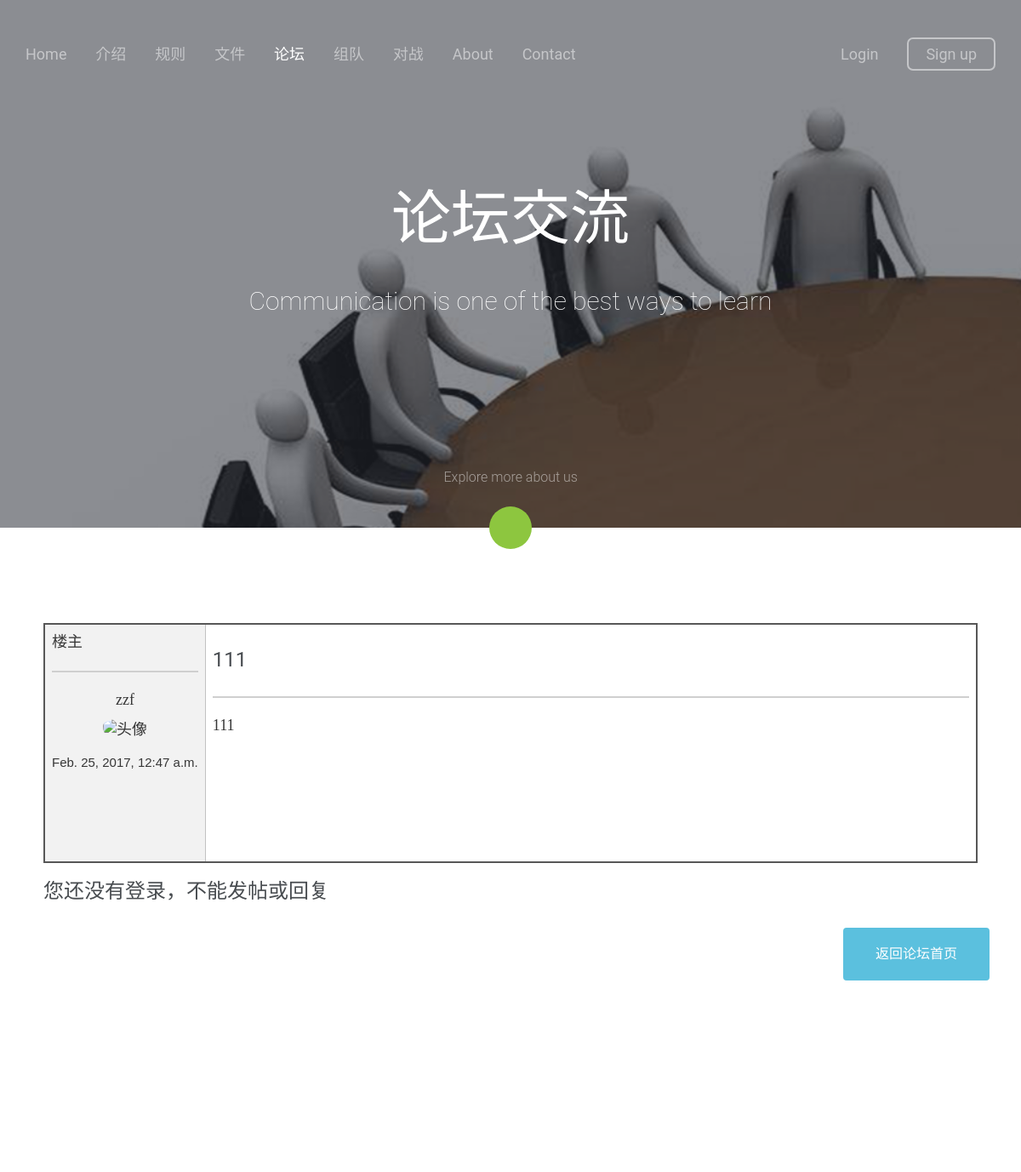
Page /forum_content/2 on the earlier database version.
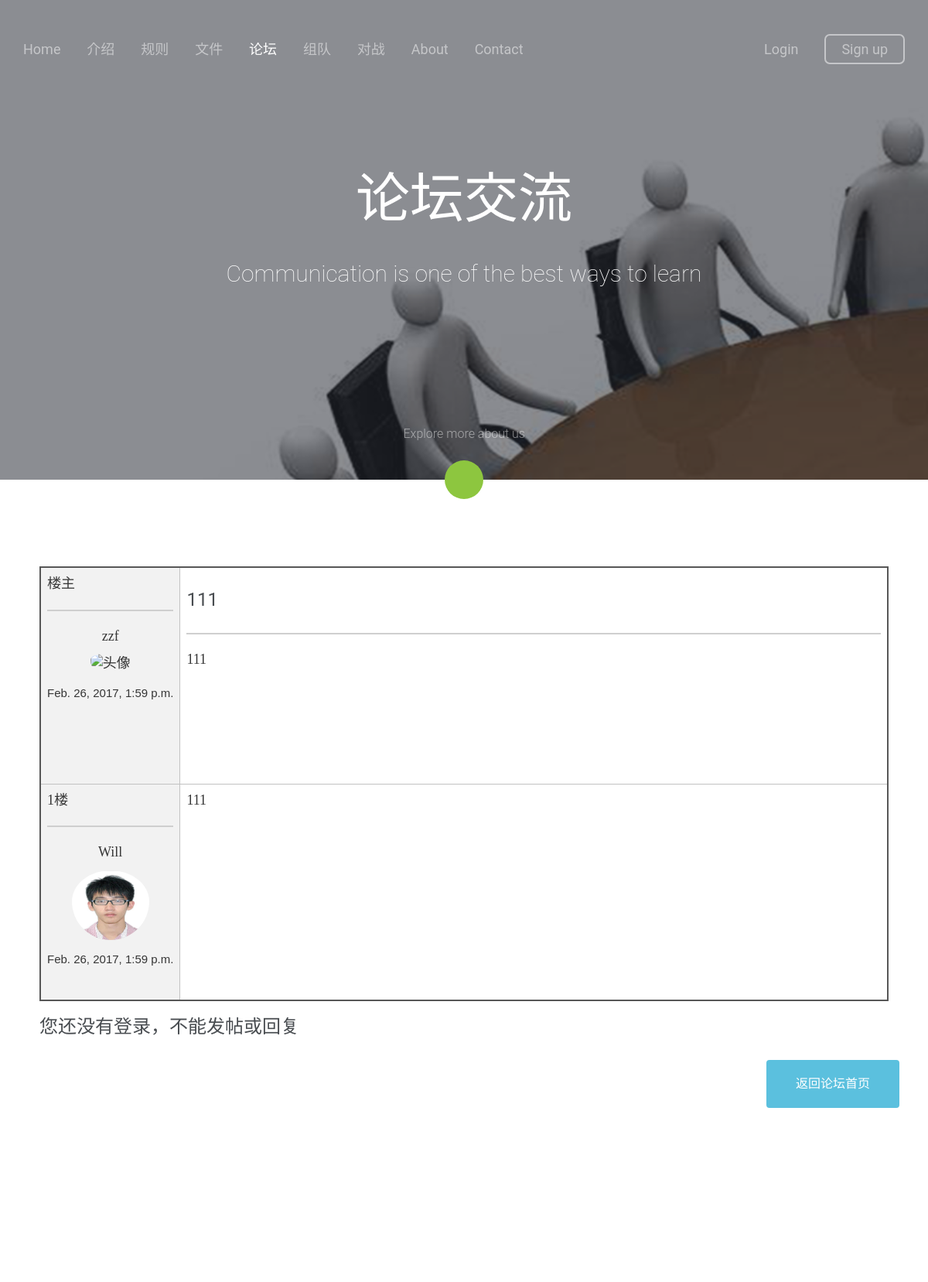
Same page on the later database version.
### forum/models.py (models this page shows, shortened)
class Post(models.Model):
	Category_List=(
		('1','赛事公告'),
		('2','技术讨论'),
		('3','bug汇报'),
		)
	title = models.CharField(u'评论标题',max_length=100)
	timestamp = models.DateTimeField(auto_now=True)
	content = models.TextField(u'内容',blank=True, null=True)
	sender = models.ForeignKey(User,on_delete=models.CASCADE)
	category = models.CharField(max_length = 1,default=1,choices=Category_List)
	priority = models.IntegerField(default=1000,verbose_name="优先级")

class Comment(models.Model):
	post = models.ForeignKey(Post,related_name='p_comment')
	content= models.TextField(max_length=1000)
	replytime = models.DateTimeField(auto_now=True)
	replier = models.ForeignKey(User,null=True,on_delete=models.CASCADE)

### forum/views.py (the view)
# urls.py: url(r'^forum_content/(?P<id>[0-9]+)',views.forum_content),
def forum_content(request,id):
	try:
		post = Post.objects.get(id=int(id))
	except:
		HttpResponseRedirect('/forum_index')
	delete_id = request.POST.get('delete_id','')
	try:
		delcomment = Comment.objects.get(id=int(delete_id))
		delcomment.post.save()
		delcomment.delete()
	except Exception:
		pass
	if 	request.user.is_authenticated() :
		if request.method=='POST':
			form = CommentForm(request.POST)
			if form.is_valid():
				cd = form.cleaned_data
				comment = Comment(content=cd['comment'],post = Post.objects.get(id=int(id)),replier=request.user)
				comment.save()
				comment.post.save()
			else:
				form = CommentForm()
		commentlist = post.p_comment.all()
		print(1)
		return render(request,'forum_content.html',{'post':post,'commentlist':commentlist})
	else:
		commentlist = post.p_comment.all()
		return render(request,'forum_content.html',{'post':post,'commentlist':commentlist})

### forum/templates/forum_content.html (shortened to what this page needs)
{% load static %}
<!DOCTYPE html>
 <html class="no-js">
	<head>
	<link rel="stylesheet" href="{% static 'css/animate.css' %}">
	<link rel="stylesheet" href="{% static 'css/flexslider.css' %}">
	<link rel="stylesheet" href="{% static 'css/icomoon.css' %}">
	<link rel="stylesheet" href="{% static 'css/bootstrap.css' %}">
	<link rel="stylesheet" href="{% static 'css/style.css' %}">
	</head>
	<body>
	<div id="ts-page">
		<section id="ts-header">
			<div class="container">
				<nav role="navigation">
					<ul class="pull-left left-menu">
						<li><a href="{% url 'index:index' %}">Home</a></li>
						<li><a href="{% url 'index:intro' %}">介绍</a></li>
						<li><a href="{% url 'index:rule' %}">规则</a></li>
						<li><a href="{% url 'file:notice' %}">文件</a></li>
						<li class="active"><a href="{% url 'forum:forum_index' %}">论坛</a></li>
						<li><a href="{% url 'teams:index' %}">组队</a></li>
						<li><a href="{% url 'fight:index' %}">对战</a></li>
						<li><a href="https://www.eesast.com">About</a></li>
						<li><a href="{% url 'contact:contact' %}">Contact</a></li>
					</ul>
					<ul class="pull-right right-menu">
						<li><a href="{% url 'login:login' %}">Login</a></li>
						<li class="ts-cta-btn"><a href="https://www.eesast.com/account/simplesignup">Sign up</a></li>
					</ul>
				</nav>
			</div>
		</section>
		<section id="ts-hero" class="no-js-fullheight" style="background-image: url({% static 'images/forum_full.jpg' %});" data-next="yes">
			<div class="ts-overlay"></div>
			<div class="container">
				<div class="ts-intro no-js-fullheight">
					<div class="ts-intro-text">
						<div class="ts-center-position">
							<h2 class="animate-box">论坛交流</h2>
							<h3 class="animate-box">Communication is one of the best ways to learn</h3>
						</div>
					</div>
				</div>
			</div>
			<div class="ts-learn-more animate-box">
				<a href="#" class="scroll-btn">
					<span class="text">Explore more about us</span>
					<span class="arrow"><i class="icon-chevron-down"></i></span>
				</a>
			</div>
		</section>
		<section id="ts-about">
			<div class="container" style="width:94%">
				<div class="row">
					<div class="col-md-12">
						<table class="table table-bordered table-content">
							<thead>
								<tr>
									<td style="background-color:#F2F2F2; font-family:SimHei; white-space:nowrap; width:12%; ">楼主<hr>
									<div style="text-align:center;">
									{{post.sender}}<br>
									<img src="{{post.sender.profile.image.url}}" alt="头像" style="width:100px; height:100px; border-radius:100px; padding-top:10px;"></img>
									<p style="margin-top:14px; font-size:15px; font-family: Arial;">{{post.timestamp}}</p>
									</div>
									</td>
									<td>
										<h3 style="margin-top:20px;">{{post.title}}</h3>
										<hr>
										<p>{{post.content}}</p>
									</td>
								</tr>
							</thead>
							<tbody>
								{% if commentlist %}
								{% for comment in commentlist %}
								<tr>
									<td style="background-color:#F2F2F2; font-family:SimHei; white-space:nowrap;">1楼 <hr><div style="text-align:center;">
									{{comment.replier}}<br>
									<img src="{{comment.replier.profile.image.url}}" alt="头像" style="width:100px; height:100px; border-radius:100px; padding-top:10px;"></img>
									<p style="margin-top:14px; font-size:15px; font-family: Arial;">{{comment.replytime}}</p>
									</div>
									</td>
									<td>{{comment.content}}</td>
								</tr>
								{% endfor %}
								{% endif %}
							</tbody>
						</table>
							{% if not request.user.is_authenticated %}
						   <h3>您还没有登录，不能发帖或回复</h3>
					</div>
					<div class="col-md-2 col-md-offset-10">
						<button class="btn btn-lg btn-info"><a href="{% url 'forum:forum_index' %}" style="color:white;">返回论坛首页</a></button>
					</div>
					{% endif %}
			    </div>
			</div>
		</section>
		<footer id="ts-footer">
		</footer>
	</div>
	</body>
</html>

Differences in the rows shown:
changed Post "zzf": timestamp "Feb. 25, 2017, 12:47 a.m." → "Feb. 26, 2017, 1:59 p.m."
added Comment: replier "Will", replytime "Feb. 26, 2017, 1:59 p.m.", content "111"
